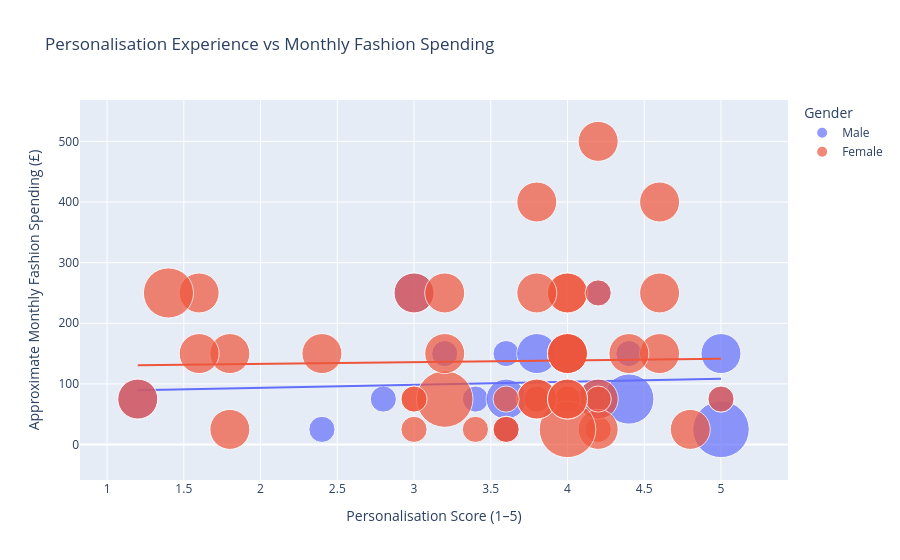

The code cell stored with this chart in its notebook:
### Markdown cell above
## 13. Personalisation versus fashion spending

### Code cell
fig = px.scatter(
    analysis_df,
    x='Personalisation_Score',
    y='Fashion_Spending',
    color='Gender',
    size='Purchase_Frequency',
    hover_data=['Age_Group','Income_Numeric','Brand_Reputation_Score'],
    trendline='ols',
    title='Personalisation Experience vs Monthly Fashion Spending',
    labels={
        'Personalisation_Score':'Personalisation Score (1–5)',
        'Fashion_Spending':'Approximate Monthly Fashion Spending (£)',
        'Purchase_Frequency':'Purchase Frequency'
    },
    size_max=40
)
fig.show()

### Figure 1 — Plotly figure (JSON) as saved in the notebook; plotly's stock layout.template omitted (floating-point values rounded to 4 significant figures; data arrays with more than 128 entries replaced by an {"elided": "..."} marker saying what was removed)
{"data": [{"customdata": [["18–24", 1500, 3], ["18–24", 500, 4], ["25–34", 2500, 2.6], ["45–54", 1500, 4.2], ["18–24", 1500, 4], ["18–24", 500, 5], ["18–24", 500, 3.8], ["35–44", 1500, 3.4], ["25–34", 3500, 3.4], ["18–24", 1500, 5], ["25–34", 1500, 4.2], ["18–24", 500, 4], ["18–24", 5500, 4.4], ["18–24", 3500, 4.6], ["18–24", 2500, 4.4], ["25–34", 1500, 5], ["18–24", 2500, 4.8], ["25–34", 2500, 3], ["25–34", 2500, 5], ["25–34", 2500, 5], ["25–34", 1500, 4], ["18–24", 500, 3.6]], "hovertemplate": "Gender=Male<br>Personalisation Score (1–5)=%{x}<br>Approximate Monthly Fashion Spending (£)=%{y}<br>Purchase Frequency=%{marker.size}<br>Age_Group=%{customdata[0]}<br>Income_Numeric=%{customdata[1]}<br>Brand_Reputation_Score=%{customdata[2]}<extra></extra>", "legendgroup": "Male", "marker": {"color": "#636efa", "size": [1.5, 1.5, 3.5, 1.5, 1.5, 1.5, 7, 1.5, 1.5, 3.5, 1.5, 3.5, 1.5, 1.5, 5.5, 1.5, 3.5, 3.5, 1.5, 3.5, 3.5, 1.5], "sizemode": "area", "sizeref": 0.004375, "symbol": "circle"}, "mode": "markers", "name": "Male", "orientation": "v", "showlegend": true, "type": "scatter", "x": [4, 3.4, 4.2, 4.2, 2.8, 3.6, 5, 5, 3.2, 3.6, 3.6, 1.2, 2.4, 4.4, 4.4, 4.2, 4, 3, 3.8, 5, 3.8, 3.6], "xaxis": "x", "y": [75, 75, 75, 250, 75, 25, 25, 75, 150, 75, 150, 75, 25, 150, 75, 75, 150, 250, 75, 150, 150, 25], "yaxis": "y"}, {"hovertemplate": "<b>OLS trendline</b><br>Fashion_Spending = 4.99122 * Personalisation_Score + 83.5783<br>R<sup>2</sup>=0.004658<br><br>Gender=Male<br>Personalisation Score (1–5)=%{x}<br>Approximate Monthly Fashion Spending (£)=%{y} <b>(trend)</b><extra></extra>", "legendgroup": "Male", "marker": {"color": "#636efa", "symbol": "circle"}, "mode": "lines", "name": "Male", "showlegend": false, "type": "scatter", "x": [1.2, 2.4, 2.8, 3, 3.2, 3.4, 3.6, 3.6, 3.6, 3.6, 3.8, 3.8, 4, 4, 4.2, 4.2, 4.2, 4.4, 4.4, 5, 5, 5], "xaxis": "x", "y": [89.57, 95.56, 97.55, 98.55, 99.55, 100.5, 101.5, 101.5, 101.5, 101.5, 102.5, 102.5, 103.5, 103.5, 104.5, 104.5, 104.5, 105.5, 105.5, 108.5, 108.5, 108.5], "yaxis": "y"}, {"customdata": {"elided": "46x3 mixed values"}, "hovertemplate": "Gender=Female<br>Personalisation Score (1–5)=%{x}<br>Approximate Monthly Fashion Spending (£)=%{y}<br>Purchase Frequency=%{marker.size}<br>Age_Group=%{customdata[0]}<br>Income_Numeric=%{customdata[1]}<br>Brand_Reputation_Score=%{customdata[2]}<extra></extra>", "legendgroup": "Female", "marker": {"color": "#EF553B", "size": [3.5, 3.5, 3.5, 1.5, 3.5, 3.5, 5.5, 3.5, 1.5, 1.5, 3.5, 3.5, 1.5, 3.5, 3.5, 3.5, 1.5, 3.5, 1.5, 1.5, 1.5, 1.5, 3.5, 3.5, 1.5, 7, 3.5, 1.5, 1.5, 3.5, 3.5, 3.5, 3.5, 7, 3.5, 3.5, 1.5, 3.5, 1.5, 3.5, 3.5, 3.5, 3.5, 3.5, 1.5, 3.5], "sizemode": "area", "sizeref": 0.004375, "symbol": "circle"}, "mode": "markers", "name": "Female", "orientation": "v", "showlegend": true, "type": "scatter", "x": [4, 4.8, 1.6, 4.2, 4.2, 4.2, 1.4, 4, 4, 4, 4.6, 4.6, 4.2, 3, 4, 1.8, 3, 4, 3.8, 4.2, 3.4, 5, 4, 4.4, 4, 4, 3.8, 3, 3.6, 3.8, 1.8, 3.2, 3.8, 3.2, 2.4, 3.8, 3, 1.6, 3.6, 1.2, 4, 4.2, 4, 4.6, 3.6, 3.2], "xaxis": "x", "y": [250, 25, 250, 25, 75, 25, 250, 150, 75, 75, 150, 250, 75, 250, 150, 150, 75, 250, 75, 250, 25, 75, 150, 150, 75, 25, 400, 25, 25, 75, 25, 250, 250, 75, 150, 75, 75, 150, 75, 75, 75, 500, 75, 400, 25, 150], "yaxis": "y"}, {"hovertemplate": "<b>OLS trendline</b><br>Fashion_Spending = 2.84309 * Personalisation_Score + 127.376<br>R<sup>2</sup>=0.000570<br><br>Gender=Female<br>Personalisation Score (1–5)=%{x}<br>Approximate Monthly Fashion Spending (£)=%{y} <b>(trend)</b><extra></extra>", "legendgroup": "Female", "marker": {"color": "#EF553B", "symbol": "circle"}, "mode": "lines", "name": "Female", "showlegend": false, "type": "scatter", "x": [1.2, 1.4, 1.6, 1.6, 1.8, 1.8, 2.4, 3, 3, 3, 3, 3.2, 3.2, 3.2, 3.4, 3.6, 3.6, 3.6, 3.8, 3.8, 3.8, 3.8, 3.8, 4, 4, 4, 4, 4, 4, 4, 4, 4, 4, 4, 4.2, 4.2, 4.2, 4.2, 4.2, 4.2, 4.4, 4.6, 4.6, 4.6, 4.8, 5], "xaxis": "x", "y": [130.8, 131.4, 131.9, 131.9, 132.5, 132.5, 134.2, 135.9, 135.9, 135.9, 135.9, 136.5, 136.5, 136.5, 137.0, 137.6, 137.6, 137.6, 138.2, 138.2, 138.2, 138.2, 138.2, 138.7, 138.7, 138.7, 138.7, 138.7, 138.7, 138.7, 138.7, 138.7, 138.7, 138.7, 139.3, 139.3, 139.3, 139.3, 139.3, 139.3, 139.9, 140.5, 140.5, 140.5, 141.0, 141.6], "yaxis": "y"}], "layout": {"legend": {"itemsizing": "constant", "title": {"text": "Gender"}, "tracegroupgap": 0}, "title": {"text": "Personalisation Experience vs Monthly Fashion Spending"}, "xaxis": {"anchor": "y", "domain": [0, 1], "title": {"text": "Personalisation Score (1–5)"}}, "yaxis": {"anchor": "x", "domain": [0, 1], "title": {"text": "Approximate Monthly Fashion Spending (£)"}}}}
